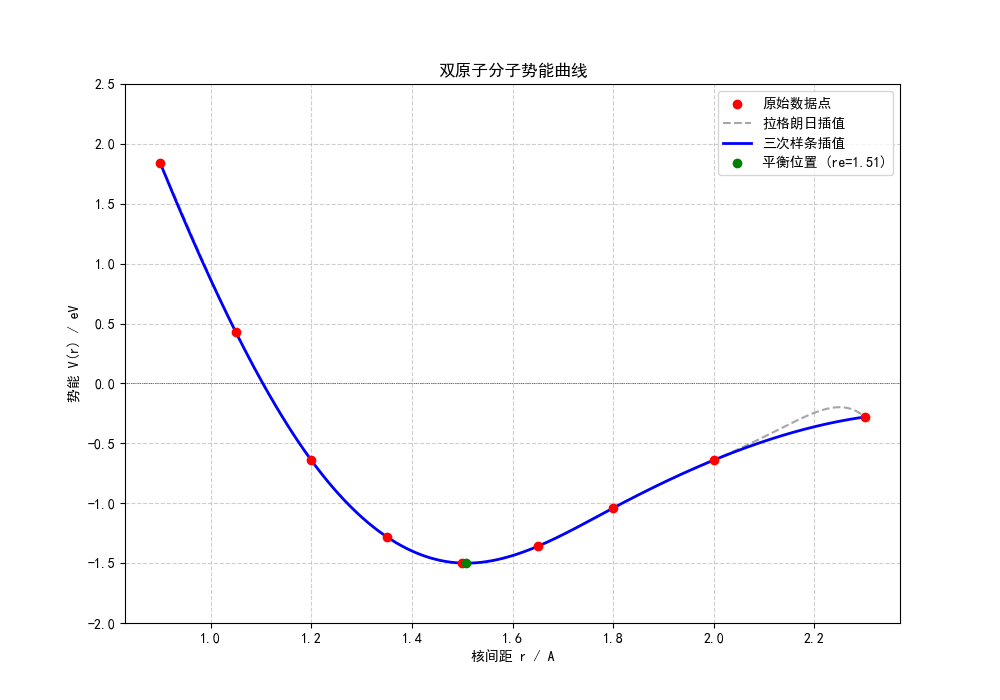

Generate this figure with Python:
import numpy as np
import matplotlib.pyplot as plt
from scipy.interpolate import CubicSpline
from scipy.optimize import minimize_scalar

# 定义拉格朗日插值函数
def lagrange(x_data, y_data, x_target):
    result_list = []
    n = len(x_data)
    for x in x_target:
        total_sum = 0
        for i in range(n):
            term = y_data[i]
            for j in range(n):
                if i != j:
                    term *= (x - x_data[j]) / (x_data[i] - x_data[j])
            total_sum += term
        result_list.append(total_sum)
    return np.array(result_list)

r_data = np.array([0.90, 1.05, 1.20, 1.35, 1.50, 1.65, 1.80, 2.00, 2.30])
v_data = np.array([1.84, 0.43, -0.64, -1.28, -1.50, -1.36, -1.04, -0.64, -0.28])

# 三次样条插值
cs_spline = CubicSpline(r_data, v_data)

# 寻找平衡位置
res = minimize_scalar(cs_spline, bounds=(r_data.min(), r_data.max()), method='bounded')
re = res.x
ve = res.fun

# 计算有效弹性系数
k_val = cs_spline.derivative(nu=2)(re)

print("-" * 30)
print(f"计算结果报告：")
print(f"平衡位置 : {re:.4f} A")
print(f"势阱最低能量 : {ve:.4f} eV")
print(f"有效弹性系数 : {k_val:.4f} eV/A^2")
print("-" * 30)

r_fine = np.linspace(r_data.min(), r_data.max(), 500)

v_lag_manual = lagrange(r_data, v_data, r_fine)
v_spl = cs_spline(r_fine)

plt.rcParams['font.sans-serif'] = ['SimHei']
plt.rcParams['axes.unicode_minus'] = False

plt.figure(figsize=(10, 7))
plt.scatter(r_data, v_data, color='red', zorder=5, label='原始数据点')
plt.plot(r_fine, v_lag_manual, '--', color='gray', alpha=0.7, label='拉格朗日插值')
plt.plot(r_fine, v_spl, '-', color='blue', linewidth=2, label='三次样条插值')
plt.plot(re, ve, 'go', zorder=6, label=f'平衡位置 (re={re:.2f})')
plt.title('双原子分子势能曲线') 
plt.xlabel('核间距 r / A')
plt.ylabel('势能 V(r) / eV')
plt.ylim(-2, 2.5)
plt.axhline(0, color='black', linewidth=0.5, linestyle=':')
plt.legend()
plt.grid(True, linestyle='--', alpha=0.6)

plt.show()

'''
计算结果报告：
平衡位置 : 1.5080 A
势阱最低能量 : -1.5005 eV
有效弹性系数 : 16.8148 eV/A^2
'''
